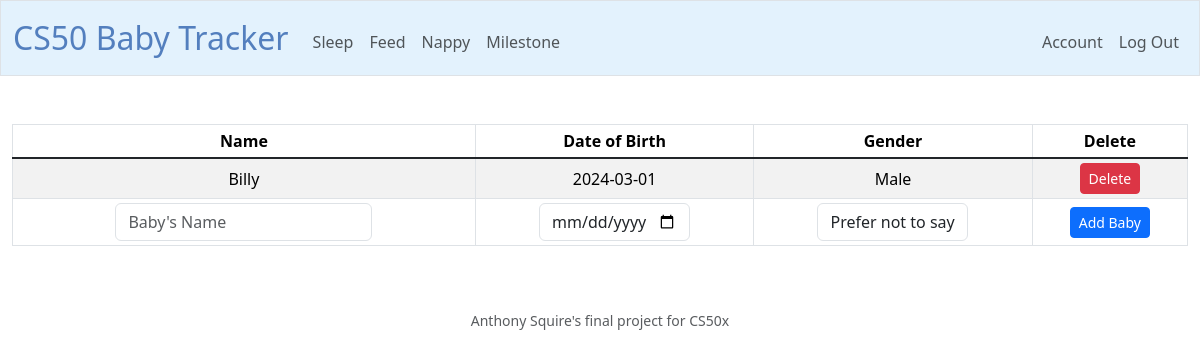
/ (signed in), run on an earlier commit of the app's database.
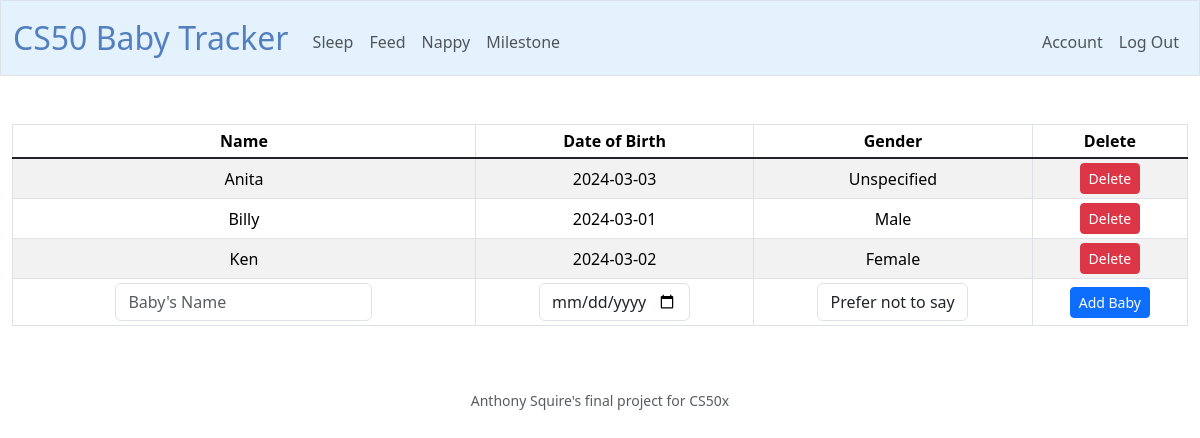
And on a later commit of the database.
### tables this page shows
CREATE TABLE babies (
    baby_id INTEGER PRIMARY KEY,
    baby_name TEXT NOT NULL,
    birthdate DATE NOT NULL,
    gender TEXT CHECK (gender IN ('Male', 'Female', 'Unspecified')),
    user_id INTEGER,
    FOREIGN KEY (user_id) REFERENCES users(user_id)
);

### app.py (the view, shortened to what this page needs)
@app.route("/", methods=["GET", "POST"])
@login_required
def index():
    session["babies"] = db.execute("SELECT * FROM babies WHERE user_id = ? ORDER BY baby_name",
                        session["user_id"])
    return render_template("index.html", babies=session["babies"])

### app.py (called while the page is built)
@app.after_request
def after_request(response):
    response.headers["Cache-Control"] = "no-cache, no-store, must-revalidate"
    response.headers["Expires"] = 0
    response.headers["Pragma"] = "no-cache"
    return response

### helpers.py (called while the page is built)
def login_required(f):
    @wraps(f)
    def decorated_function(*args, **kwargs):
        if session.get("user_id") is None:
            return redirect("/login")
        return f(*args, **kwargs)
    return decorated_function

### templates/index.html (shortened to what this page needs)
{% extends "layout.html" %}
{% block main %}
    <table class="table table-striped table-bordered table-sm">
        <thead>
            <tr>
                <th>Name</th>
                <th>Date of Birth</th>
                <th>Gender</th>
                <th>Delete</th>
            </tr>
        </thead>
        <tbody class="table-group-divider">
            {% for baby in babies %}
            <tr class="align-middle">
                <td>{{ baby["baby_name"] }}</td>
                <td>{{ baby["birthdate"] }}</td>
                <td>{{ baby["gender"] }}</td>
                <td><a href="/delete_baby/{{ baby['baby_id'] }}"><button class="btn btn-danger btn-sm">Delete</button></a></td>
            </tr>
            {% endfor %}
            <tr class="align-middle">
                <form method="POST" action="/">
                    <td>
                        <input class="form-control w-auto mx-auto" type="text" placeholder="Baby's Name" maxlength="30" name="baby_name" id="baby_name" required>
                    </td>
                    <td>
                        <input class="form-control w-auto mx-auto" type="date" placeholder="Baby's DOB" name="baby_dob" id="baby_dob" max="" required>
                    </td>
                    <td>
                        <select class="form-control w-auto mx-auto" id="baby_gender" name="baby_gender" required>
                            <option value="Unspecified">Prefer not to say</option>
                        </select>
                    </td>
                    <td class="align-middle">
                        <button class="btn btn-primary btn-sm">Add Baby</button>
                    </td>
                </form>
            </tr>
        </tbody>
    </table>
{% endblock %}

What changed in the data, as far as the page shows it:
added babies: baby_name "Anita", birthdate "2024-03-03", gender "Unspecified"
added babies: baby_name "Ken", birthdate "2024-03-02", gender "Female"
